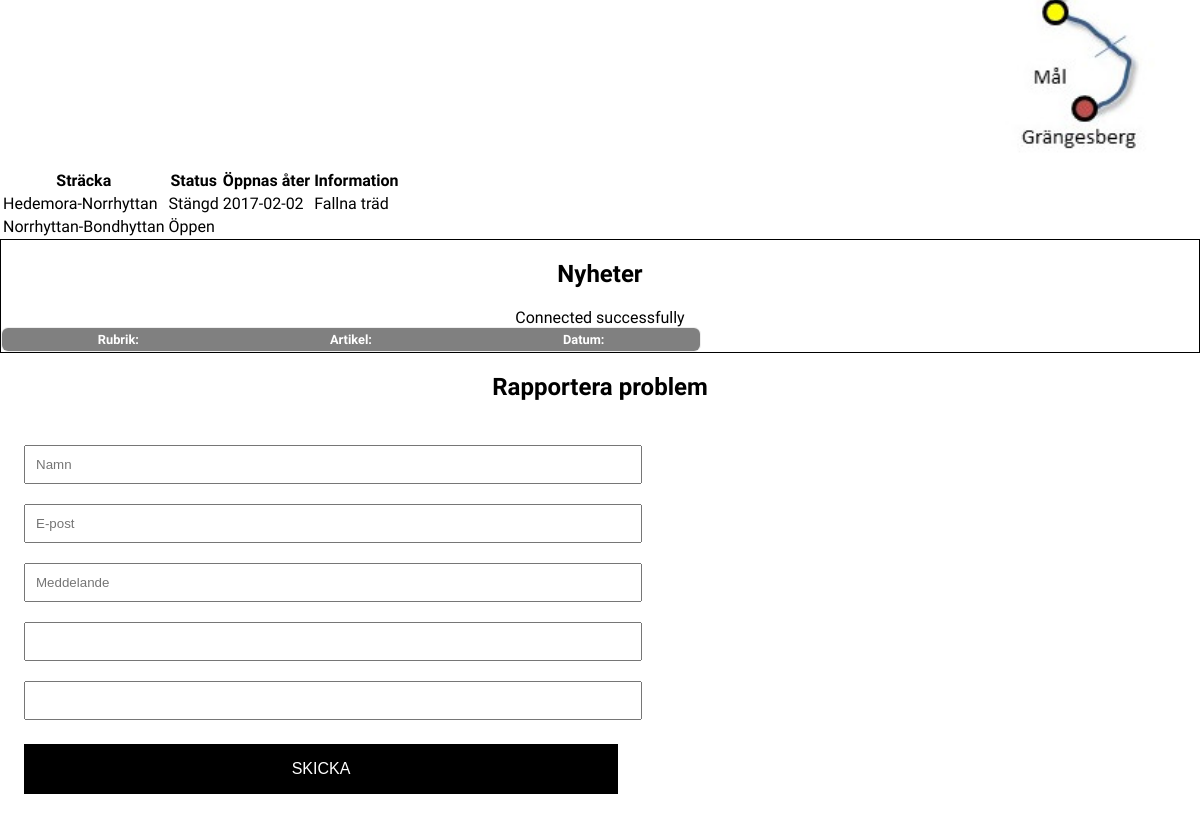
Before: / (lower part) with the older database file.
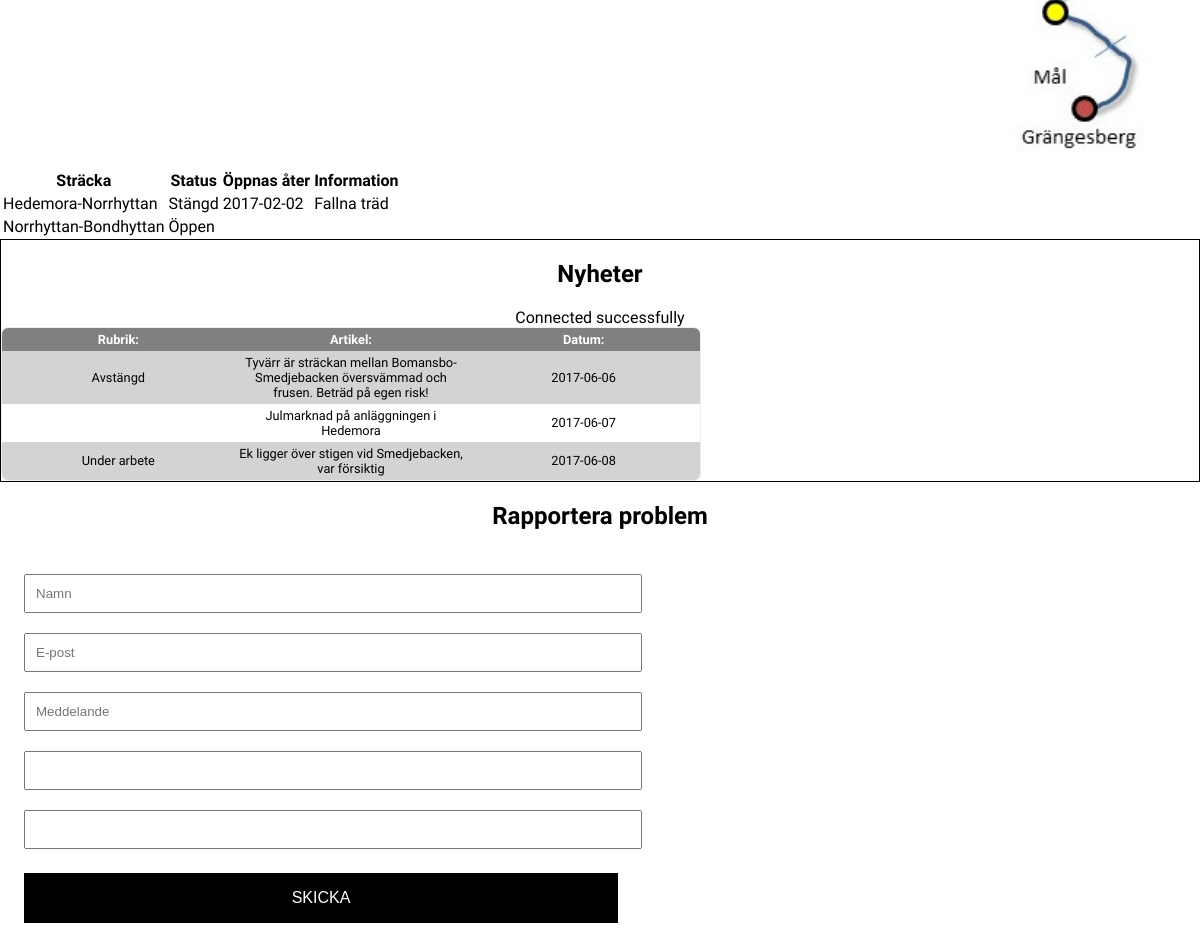
After: the same page with the newer database file.
### tables this page shows
CREATE TABLE news(
	
    nID INT auto_increment,
    nDate date, 
    article TINYTEXT,
    nHeader VARCHAR(20),
    nOrt VARCHAR(30),  
    
    PRIMARY KEY (nID)
    
);

### functions.php (the view, shortened to what this page needs)
<?php
$servername = "wwwlab.iit.his.se";
$username = "sqllab";
$password = "Tomten2009";
try {
    $conn = new PDO("mysql:host=$servername;dbname=KapishAB2;charset=utf8", $username, $password);
    $conn->setAttribute(PDO::ATTR_ERRMODE, PDO::ERRMODE_EXCEPTION);
	echo "Connected successfully<br>";
function AU_view_news(){
		global $conn;
		echo '<table class="tabellstracka">';
			echo "<tr>";
				echo "<th> Rubrik: </th>";
				echo "<th> Artikel: </th>";
				echo "<th> Datum: </th>";
			echo "</tr>";
		foreach($conn->query( 'SELECT * FROM news;' ) as $row){
			echo "<tr>";
			echo "<td>".$row['nHeader']."</td>";
			echo "<td>".$row['article']."</td>";
			echo "<td>".$row['nDate']."</td>";
			echo "</tr>";
		}
		echo "</table>";
}
}
catch(PDOException $e){
    echo "Connection failed: " . $e->getMessage();
}
?>

### header.php (shortened to what this page needs)
<!DOCTYPE html>
<html>
<head>
	<link rel="stylesheet" href="stil.css">
	<link rel="stylesheet" href="https://cdnjs.cloudflare.com/ajax/libs/font-awesome/4.7.0/css/font-awesome.min.css">
	<link href="lightbox2-master/src/css/lightbox.css" rel="stylesheet">
</head>
<body>

### index.php (shortened to what this page needs)
<?php include 'header.php';?>
<main id="start">
	<div id="left">
		<img src="images/BilderKartor3.jpg" alt="Karta" id="kartaindex">
		<table id="tabellstracka">
			<tr>
				<th>Sträcka</th>
				<th>Status</th>
				<th>Öppnas åter</th>
				<th>Information</th>
			</tr>
			<tr>
				<td>Hedemora-Norrhyttan</td>
				<td>Stängd</td>
				<td>2017-02-02</td>
				<td>Fallna träd</td>
			</tr>
			<tr>
				<td>Norrhyttan-Bondhyttan</td>
				<td>Öppen</td>
				<td></td>
				<td></td>
			</tr>
		</table>
	</div>
	<div id="nyheter">
		<h2>Nyheter</h2>
		<?php
		include 'functions.php';
		AU_view_news();
		?>
	</div>
    <div id="rapporteraproblem">
		<h2>Rapportera problem</h2>
			<form action="index.php" method="post">
				<input type="text" name="rName" placeholder="Namn">
				<input type="email" name="rMail" placeholder="E-post">
				<input type="text" name="rDescr" placeholder="Meddelande">
				<div id="stracka">
					<input list="rOrt" name="rOrt">
				</div>
				<div id="problem">
					<input list="probChoice" name="probChoice">
				</div>
				<br>
				<button class="knapp" type="submit">
					SKICKA
				  </button>
			</form>
		</div>
</main>
<?php include 'footer.php';?>

### footer.php (shortened to what this page needs)
</body>
</html>

### stil.css (style rules this page uses)
h1, h2, h3 { text-align:center; }
main { width: 100%; margin-top:200px; margin-bottom: 30px; min-height: 700px; position: absolute; }
#start { margin-top: 200px; }
body { margin:0; font-family:'Raleway', sans-serif; }
#kartaindex { width: 100%; }
form { width: 55%; margin: 2%; }
.tabellstracka td, .tabellstracka th { border: solid transparent; text-align: center; }
.tabellstracka tr:nth-child(even) { background-color: lightgrey; }
.tabellstracka { border-collapse: seperate; border-spacing: 0; border: 1px groove; border-radius: 7px; word-wrap: break-word; width: 700px; table-layout: fixed; font-size: 80%; overflow: hidden; }
.tabellstracka th { background: gray; color: white; }
td { text-overflow: ellipsis; word-wrap: break-word; }
#nyheter { border: 1px solid; text-align: center; }
input, textarea { width: 90%; padding: 10px; margin-top: 20px; }
button { width: 90%; height: 50px; font-size: 16px; background-color: black; color: white; border: 0; margin-top: 5px; }

Changed rows visible on the page:
added news: nHeader "Avstängd", article "Tyvärr är sträckan mellan Bomansbo-Smedjebacken översvämmad och frusen. Beträd på egen risk!", nDate "2017-06-06"
added news: article "Julmarknad på anläggningen i Hedemora", nDate "2017-06-07"
added news: nHeader "Under arbete", article "Ek ligger över stigen vid Smedjebacken, var försiktig", nDate "2017-06-08"
